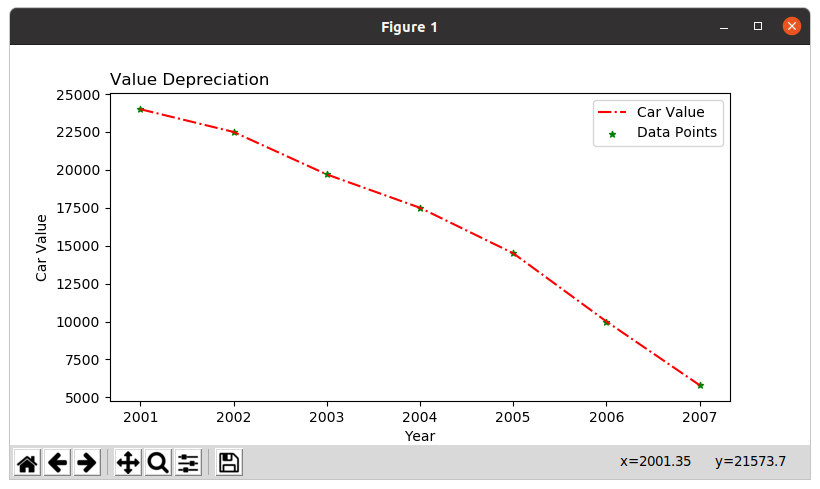

The Python source for this figure:
import matplotlib.pyplot as plt

# Data
years = [2001, 2002, 2003, 2004, 2005, 2006, 2007]
car_values = [24000, 22500, 19700, 17500, 14500, 10000, 5800]

# Create a subplot with the specified characteristics
plt.figure(figsize=(8, 4))  # Set the figure size
plt.subplot(1, 1, 1)  # Create a single subplot

# Plot the data
plt.plot(years, car_values, color='red', linestyle='-.', label='Car Value')
plt.scatter(years, car_values, color='green', marker='*', s=20, label='Data Points')

# Set axis labels and title
plt.xlabel('Year')
plt.ylabel('Car Value')
plt.title('Value Depreciation', loc='left')

# Show legend
plt.legend()

# Show the plot
plt.show()
